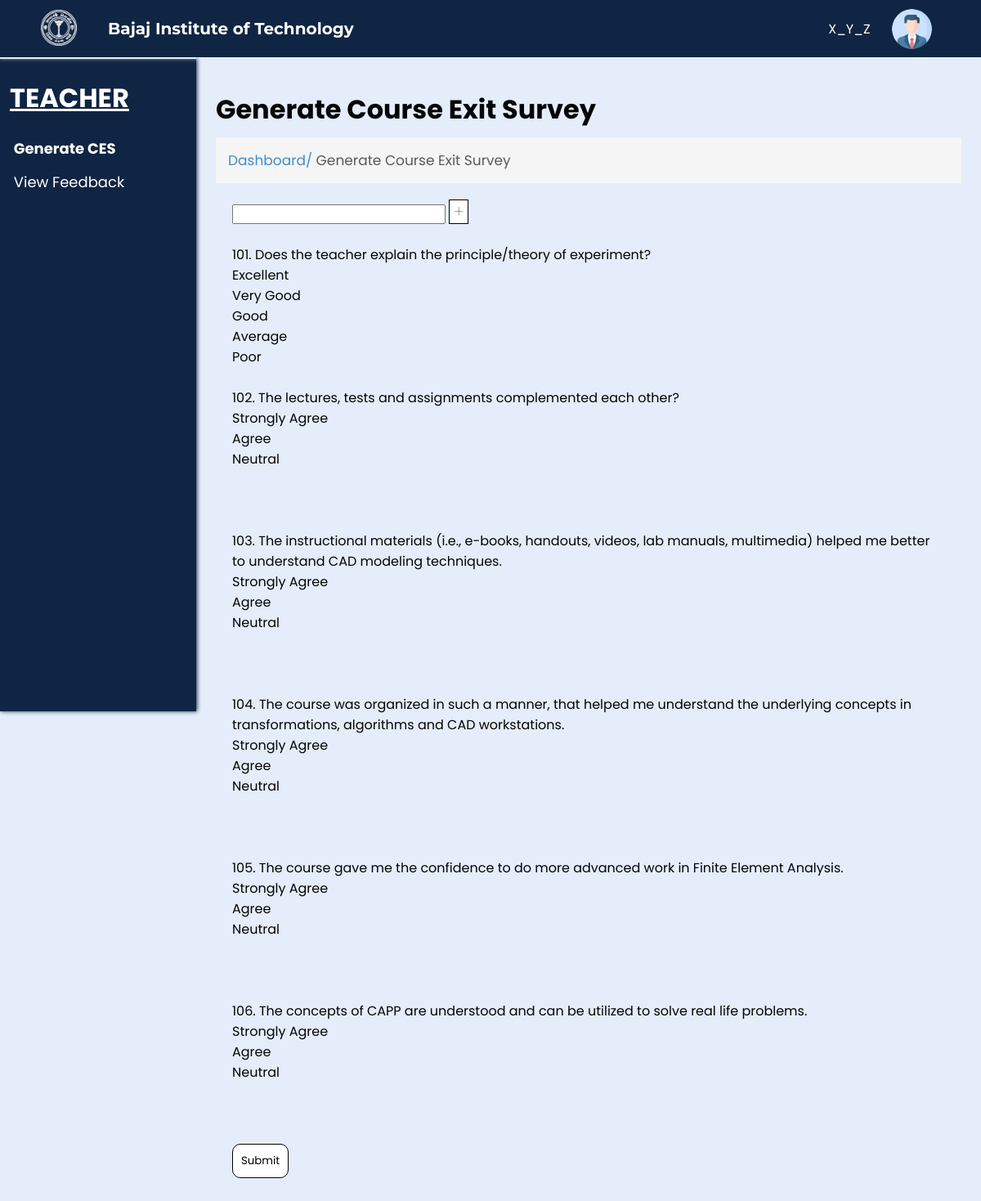
Before: /next.php with the older database file.
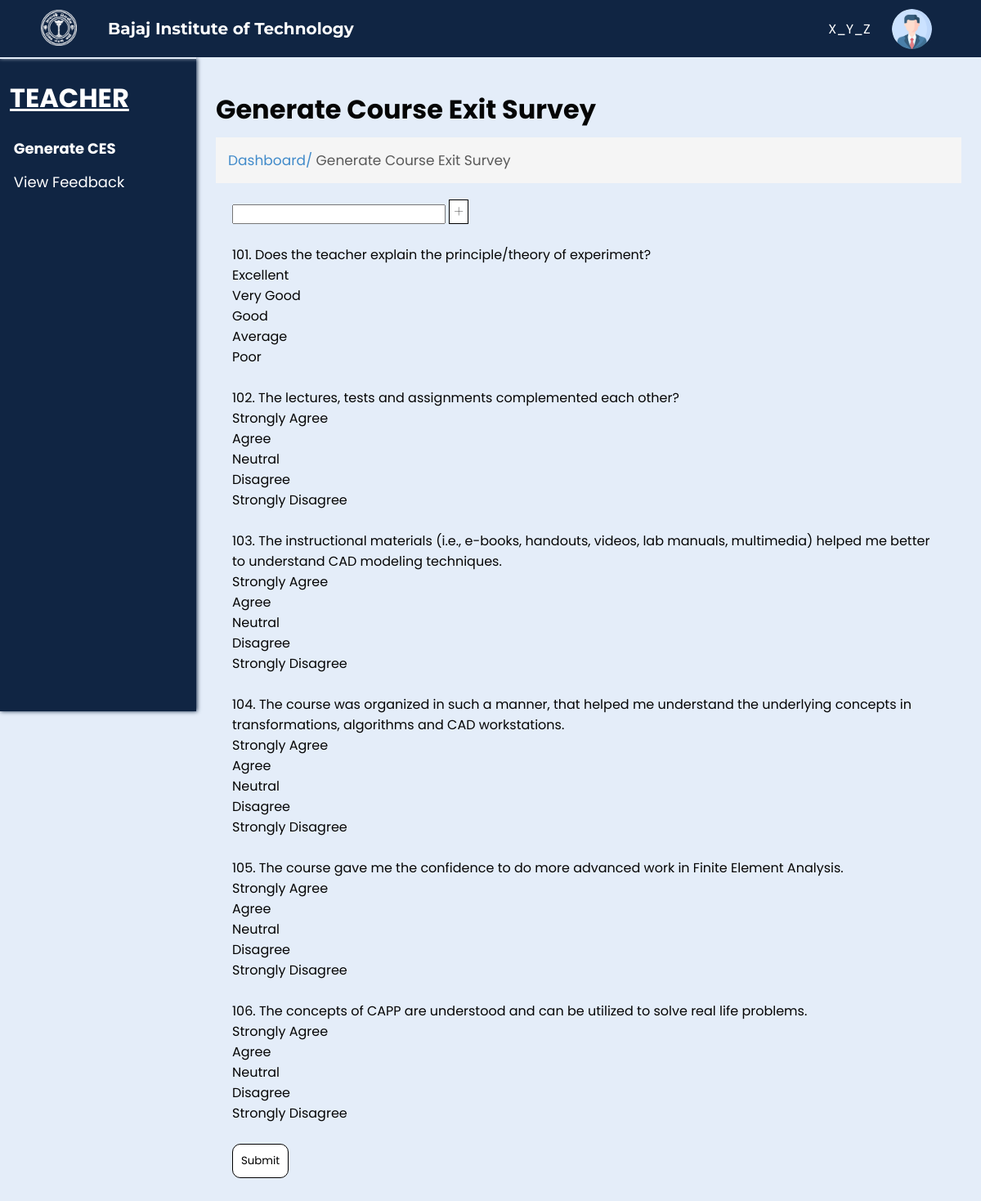
After: the same page with the newer database file.
### tables this page shows
CREATE TABLE `questions` (
  `questionid` int(100) NOT NULL,
  `question` text NOT NULL,
  `questiontype` text NOT NULL,
  `option1` text NOT NULL,
  `mark1` int(10) DEFAULT 10,
  `option2` text NOT NULL,
  `mark2` int(10) NOT NULL DEFAULT 8,
  `option3` text NOT NULL,
  `mark3` int(10) NOT NULL DEFAULT 5,
  `option4` text NOT NULL,
  `mark4` int(10) NOT NULL DEFAULT 3,
  `option5` text NOT NULL,
  `mark5` int(10) NOT NULL DEFAULT 1
);

### next.php (the view, shortened to what this page needs)
<?php
include('connect.php');
$query = "select * from questions";
$result = mysqli_query($conn, $query);
?>
<!DOCTYPE html>
<html lang="en">
<head>
    <link rel="stylesheet" href="css/generate.css?v=<?php echo time(); ?>">
    <link rel="stylesheet" href="css/common.css?v=<?php echo time(); ?>">
</head>
<body>
    <div class="nav">
        <div class="img">
            <img id="img" src="images/bitlogo_transparent.png" alt="BIT Logo">
        </div>
        <h2 id="heading">Bajaj Institute of Technology</h2>
        <div class="links" id="links">
            <p class="para">X_Y_Z</p>
            <img src="images/user.png" alt="User" width="7%" style="border-radius: 50%;">
        </div>
    </div>
    <div class="spaces"></div>
    <div class="main">
        <div class="left">
            <h1>TEACHER</h1>
            <ul>
                <li class="active"><a href="generatefeedback.php">Generate CES</a></li>
                <li><a href="viewfeedback.php">View Feedback</a></li>
            </ul>
        </div>
        <div class="right">
            <h1>Generate Course Exit Survey</h1>
            <p>Dashboard/<span> Generate Course Exit Survey</span></p>
            <div class="questions" id="questions">
                <form action="create_feedback.php" method="POST">
                    <input type="text" value="<?php echo $_GET['id'];?>" name="feed">
                    <a class="add" onclick="login()">+</a>
                    <br>
                    <br>
                    <?php
                    while ($row = mysqli_fetch_assoc($result)) {
                    ?>
                        <?php echo $row['questionid'], "."; ?> <?php echo $row['question']; ?><br>
                        <?php echo $row['option1']; ?><br>
                        <?php echo $row['option2']; ?><br>
                        <?php echo $row['option3']; ?><br>
                        <?php echo $row['option4']; ?><br>
                        <?php echo $row['option5']; ?> <br>
                        <br>
                    <?php
                    }
                    ?>
                    <input type="submit" value="Submit" name="submit1" class="submit">
                </form>
            </div>
        </div>
    </div>
</body>
</html>

Changed rows visible on the page:
changed questions "The lectures, tests and assignments complemented each other?": option4 (not shown) → "Disagree"; option5 (not shown) → "Strongly Disagree"
changed questions id 103: option4 (not shown) → "Disagree"; option5 (not shown) → "Strongly Disagree"
changed questions id 104: option4 (not shown) → "Disagree"; option5 (not shown) → "Strongly Disagree"
changed questions id 105: option4 (not shown) → "Disagree"; option5 (not shown) → "Strongly Disagree"
changed questions id 106: option4 (not shown) → "Disagree"; option5 (not shown) → "Strongly Disagree"
